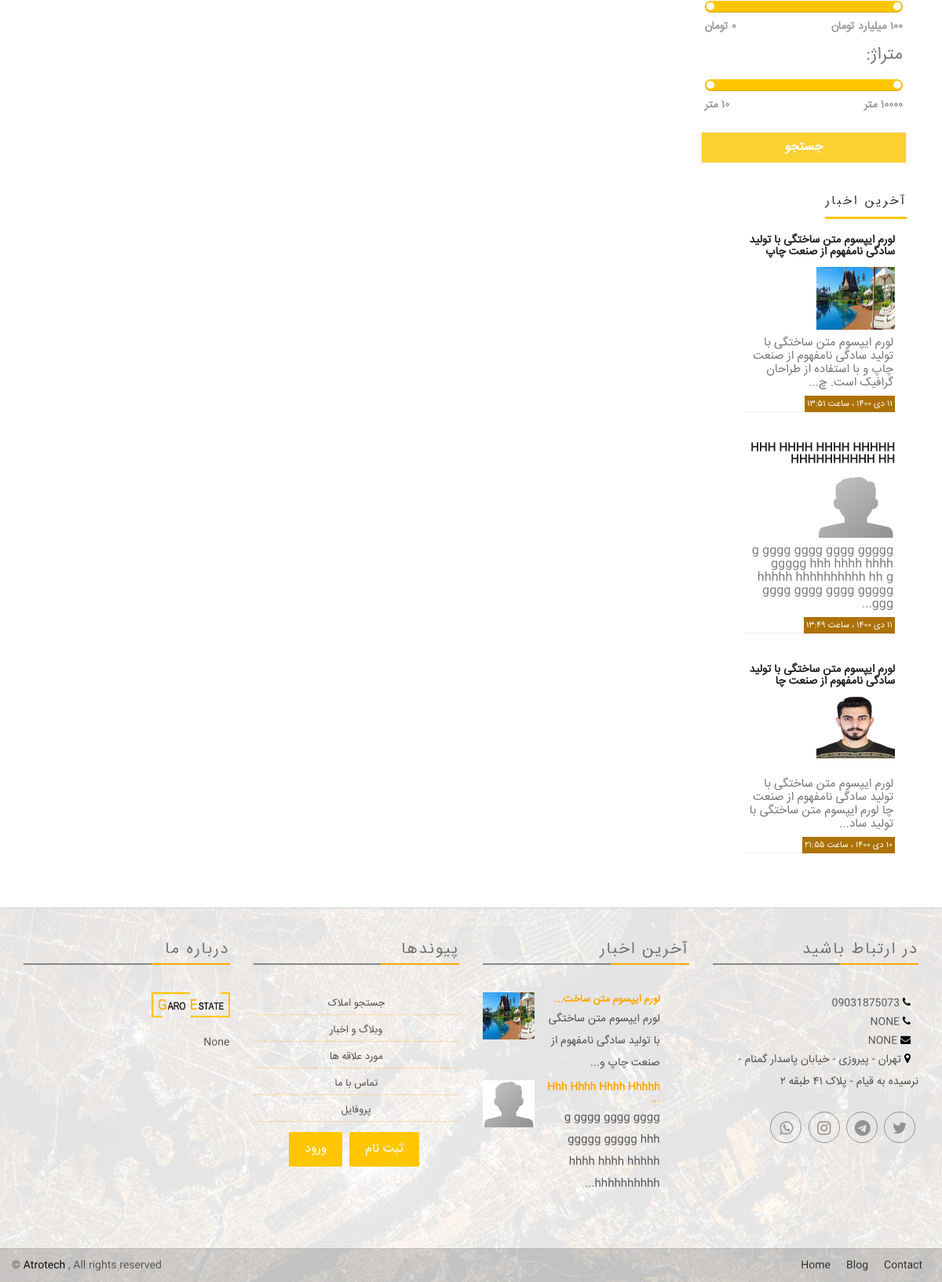
The page /items (lower part) on the database as committed earlier.
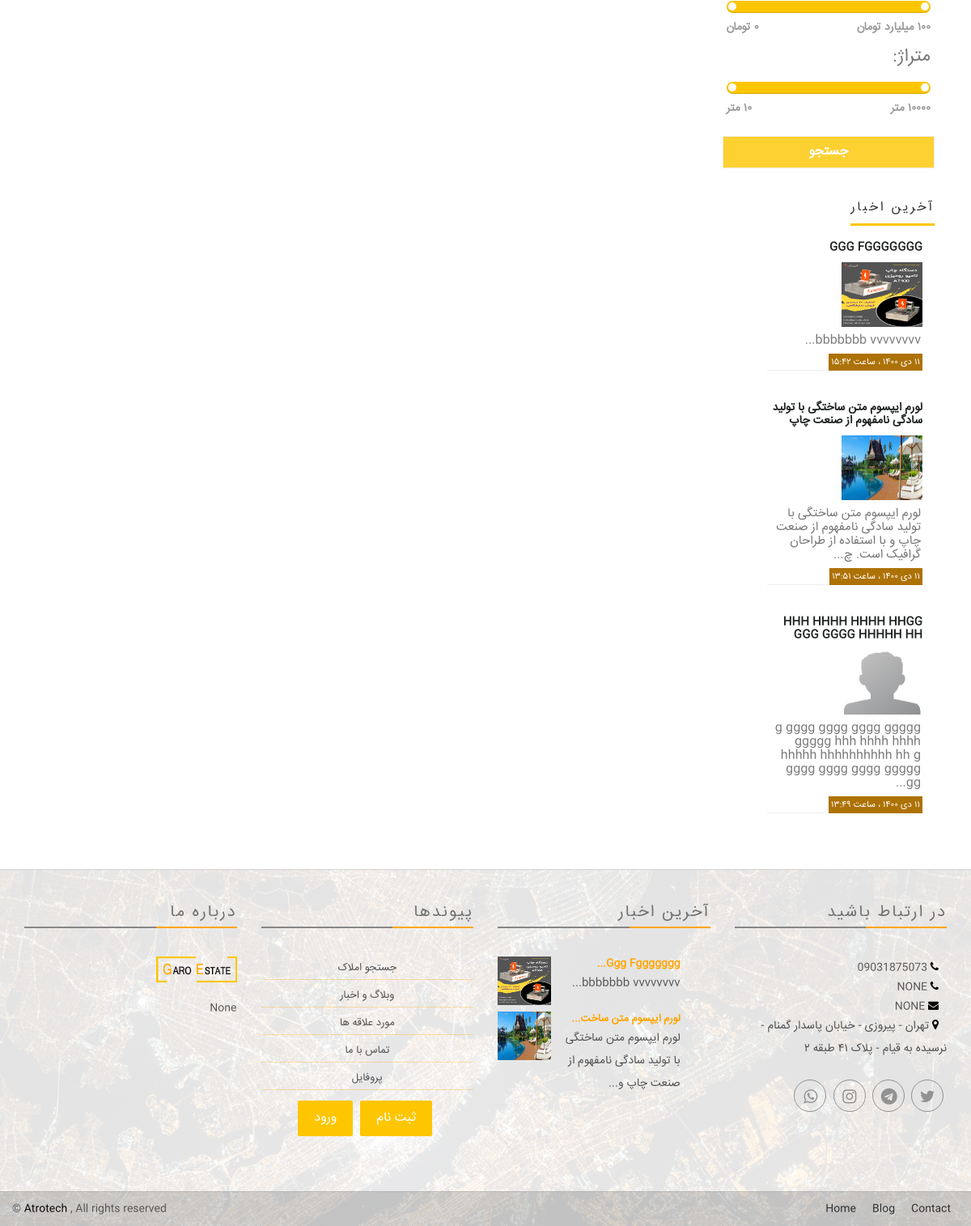
The same page on the database as committed later.
### blogApp/models.py (models this page shows, shortened)
class Post(models.Model):
    title = models.CharField(max_length=255, verbose_name="عنوان")
    slug = models.SlugField(max_length=255, null=True, blank=True, verbose_name="نشانی پیوند (link)")
    author = models.ForeignKey(User, on_delete=models.CASCADE, verbose_name="نویسنده")
    img = models.ImageField(upload_to='blog', null=True, verbose_name="تصویر")
    body = RichTextField(blank=False, null=True, verbose_name="متن")
    comments = models.ManyToManyField(PostComment, blank=True, verbose_name="نظرات")
    post_date = models.DateTimeField(auto_now_add=True)
    category = models.ForeignKey(Categories, null=True, on_delete=models.PROTECT, related_name='category_set', verbose_name="دسته بندی")
    def j_post_date(self):
        return jalali_converter(self.post_date)
    class Meta:
      verbose_name = "پست"
      verbose_name_plural = "پست ها"

### app/views.py (the view)
# urls.py: path('items', items.as_view(), name='items'),
class items(generic.ListView):
    model = Item
    template_name = 'items.html'
    context_object_name = 'items'
    queryset = Item.objects.filter(available=True)
    ordering = ['-date']
    paginate_by = 16
    def get_context_data(self, *args, **kwargs):
        areas = Area.objects.all()
        context = super(items, self).get_context_data(*args, **kwargs)
        context["areas"] = areas
        return context

### app/context_processor.py (called while the page is built)
def settings(request):
    return {
    'settings': models.Settings.objects.all().last() ,
    'latestpost_list' : Post.objects.all().order_by('-post_date')[:3] ,
    'footer_latestpost_list' : Post.objects.all().order_by('-post_date')[:2]
    }

### app/models.py (called while the page is built)
    def __str__(self):
        return str(self.name)

    def __str__(self):
        return str(self.buy_status +" "+ self.estate_status +" در "+ self.area.name )

    def get_absolute_url(self):
        return reverse('app:items_detail',args=[self.id])

### crm/context_processor.py (called while the page is built)
def notification(request):
    if request.user.is_superuser:
        return {
           'new_reqs': models.Order_request.objects.filter(status='جدید').order_by('-date_created') ,
           'new_req_counts': models.Order_request.objects.filter(status='جدید').count()
        }
    elif request.user.is_authenticated:
        return {
           'new_reqs': models.Order_request.objects.filter(status='جدید' , user__user=request.user ).order_by('-date_created') ,
           'new_req_counts': models.Order_request.objects.filter(status='جدید' , user__user=request.user ).count()
        }
    else:
        return { 'userProfile': None }

### templates/items.html (shortened to what this page needs)
{% extends "base.html" %}
{% load static %}
{% load humanize %}
{% block content %}
<div class="properties-area recent-property" style="background-color: #FFF;">
    <div class="container">
        <div class="row">
            <div class="col-md-9 padding-top-40 properties-page">
                <div class="section clear">
                    <div id="list-type" class="proerty-th">
                      {% for Item in items %}
                        <div class="col-sm-6 col-md-4 p0">
                        </div>
                      {% endfor %}
                    </div>
                </div>
            </div>
            <div class="col-md-3 pl0 padding-top-40">
                <div class="blog-asside-right pl0">
                    <div class="panel panel-default sidebar-menu wow fadeInRight animated" >
                        <div class="panel-body search-widget">
                              <form action="{% url 'app:search' %}" method="post" class="form-inline">
                              <fieldset class="padding-5">
                                  <div class="row">
                                      <div class="col-xs-12">
                                        <br>
                                        <b dir="rtl" class="pull-left color"> ۰ تومان</b>
                                        <b dir="rtl" class="pull-right color"> ۱۰۰ میلیارد تومان </b>
                                      </div>
                                      <div class="col-xs-12">
                                        <label for="min-bed" dir="rtl" align="right"> <h4> متراژ: </h4> </label>
                                        <input name="area_size" type="text" class="span2" value="10,10000" data-slider-min="10" data-slider-max="10000" data-slider-step="10" data-slider-value="[10,10000]" id="min-bed"> <br>
                                        <b dir="rtl" class="pull-left color"> ۱۰ متر </b>
                                        <b dir="rtl" class="pull-right color"> ۱۰۰۰۰ متر </b>
                                      </div>
                                  </div>
                              </fieldset>
                              <fieldset>
                                  <div class="row">
                                      <div class="col-xs-12">
                                          <input class="button btn largesearch-btn" value="جستجو" type="submit">
                                      </div>
                                  </div>
                              </fieldset>
                            </form>
                        </div>
                    </div>
                    <div class="panel panel-default sidebar-menu wow fadeInRight animated" dir="rtl">
                        <div class="panel-heading">
                            <h3 class="panel-title">  آخرین اخبار  </h3>
                        </div>
                            <ul class="footer-blog" align="right" dir="rtl">
                              {% for post in latestpost_list %}
                              <li>
                                  <div class="col-md-12  col-sm-1 col-xs-1">
                                      <h6> <a href="{% url 'blog-detail' post.slug %}"> {{ post.title }} </a></h6>
                                      <img style="width:100px; height:80px" src="{{post.img.url}}">
                                      <p style="line-height: 17px; padding: 8px 2px;">{{post.body | slice:':100' | safe}}... </p>
                                      <hr><span class="blg-date"> {{ post.j_post_date }} </span>
                                  </div>
                              </li>
                              {% endfor %}
                            </ul>
                     </div>
                </div>
            </div>
        </div>
    </div>
</div>
{% endblock content %}

### templates/base.html (shortened to what the changed rows need)
{% load static %}
{% load bootstrap %}
<!DOCTYPE html>
<html class="no-js">
<head>
  <link rel="stylesheet" href="{% static 'assets/css/normalize.css' %}">
  <link rel="stylesheet" href="{% static 'assets/css/font-awesome.min.css' %}">
  <link rel="stylesheet" href="{% static 'assets/css/fontello.css">
  <link href="{% static 'assets/fonts/icon-7-stroke/css/pe-icon-7-stroke.css' %}" rel="stylesheet">
  <link href="{% static 'assets/fonts/icon-7-stroke/css/helper.css' %}" rel="stylesheet">
  <link href="{% static 'assets/css/animate.css' %}" rel="stylesheet" media="screen">
  <link rel="stylesheet" href="{% static 'assets/css/bootstrap-select.min.css' %}">
  <link rel="stylesheet" href="{% static 'bootstrap/css/bootstrap.min.css' %}">
  <link rel="stylesheet" href="{% static 'assets/css/icheck.min_all.css' %}">
  <link rel="stylesheet" href="{% static 'assets/css/price-range.css' %}">
  <link rel="stylesheet" href="{% static 'assets/css/owl.carousel.css' %}">
  <link rel="stylesheet" href="{% static 'assets/css/owl.theme.css' %}">
  <link rel="stylesheet" href="{% static 'assets/css/owl.transitions.css' %}">
  <link rel="stylesheet" href="{% static 'assets/css/style.css' %}">
  <link rel="stylesheet" href="{% static 'assets/css/responsive.css' %}">
  <link rel="stylesheet" href="https://cdnjs.cloudflare.com/ajax/libs/font-awesome/4.7.0/css/font-awesome.min.css">
</head>
<body>
{% block content %}{% endblock content %}
    <div class="footer-area">
    		<div class=" footer">
    				<div class="container">
    						<div class="row" align="right">
    								<div class="col-md-3 col-sm-6 wow fadeInRight animated">
    										<div class="single-footer">
    												<ul class="footer-blog">
                            {% for post in footer_latestpost_list %}
    														<li dir="rtl">
    																<div class="col-md-3 blg-thumb p0">
    																		<a href="{% url 'blog-detail' post.slug %}"> <img src="{{post.img.url}}"> </a>
    																</div>
    																<div class="col-md-8  col-sm-8 col-xs-8  blg-entry">
    																		<h6> <a href="{% url 'blog-detail' post.slug %}"> {{ post.title | slice:':20' | safe}}... </a></h6>
    																		{{post.body | slice:':65' | safe}}...
    																</div>
    														</li> <br>
                            {% endfor %}
    												</ul>
    										</div>
    								</div>
    						</div>
    				</div>
    		</div>
    </div>
</body>
</html>

Rows that differ between the two databases and show on the page:
no longer on this page (row unchanged): Post: title "لورم ایپسوم متن ساختگی با تولید سادگی نامفهوم از صنعت چا", img (picture), body "لورم ایپسوم متن ساختگی با تولید سادگی نامفهوم از صنعت چا لورم ایپسوم متن ساختگی با تولید ساد", j_post_date "۱۰ دی ۱۴۰۰ ، ساعت ۲۱:۵۵", shown under "آخرین اخبار"
no longer on one of the page's lists (row edited): Post: title "Hhh Hhhh Hhhh Hhhhh", body "g gggg gggg gggg ggggg ggggg hhh hhhh hhhh hhhhh hhhhhhhhhh"
added Post: title "GGG FGGGGGGG", img (picture), body "bbbbbbb vvvvvvvv", j_post_date "۱۱ دی ۱۴۰۰ ، ساعت ۱۵:۴۲", title "Ggg Fggggggg"
changed Post "۱۱ دی ۱۴۰۰ ، ساعت ۱۳:۴۹": title "HHH HHHH HHHH HHHHH HHHHHHHHHH HH" → "HHH HHHH HHHH HHGG GGG GGGG HHHHH HH"; body "g gggg gggg gggg ggggg ggggg hhh hhhh hhhh hhhhh hhhhhhhhhh hh g gggg gggg gggg ggggg ggg" → "g gggg gggg gggg ggggg ggggg hhh hhhh hhhh hhhhh hhhhhhhhhh hh g gggg gggg gggg ggggg gg"
